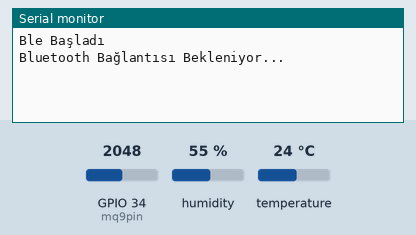
This sketch was run on a simulated ESP32. Shown: the last lines printed to the serial monitor. The inputs (shaded band) are chosen by the test bench; at power-on: temperature 24 °C, GPIO 34 (mq9pin) = 2048, humidity 55 %. Nothing arrives over Bluetooth unless stated; a phone connects over Bluetooth LE 3 s after start.

Above: at 2.8 s.
2.9 s: temperature set to 12 °C
At 4.5 s:
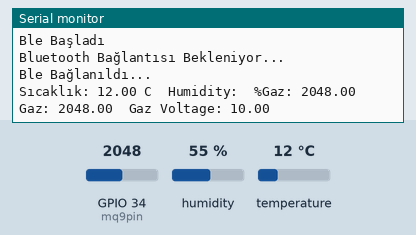
5.6 s: GPIO 34 (mq9pin) set to 2866
At 7.0 s:
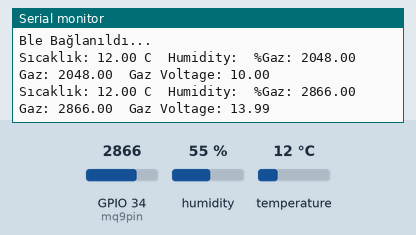
8.3 s: temperature set to 19 °C
At 10.6 s:
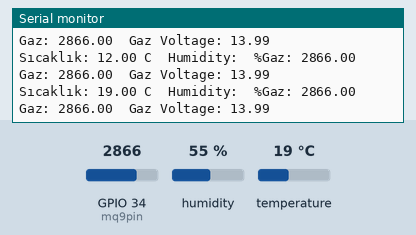
11.0 s: GPIO 34 (mq9pin) set to 3603
At 13.1 s:
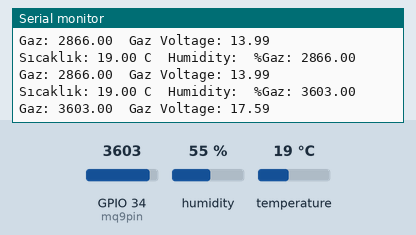
Timing chart, 0 to 14.6 s (numbered marks = the images above; inputs shaded):
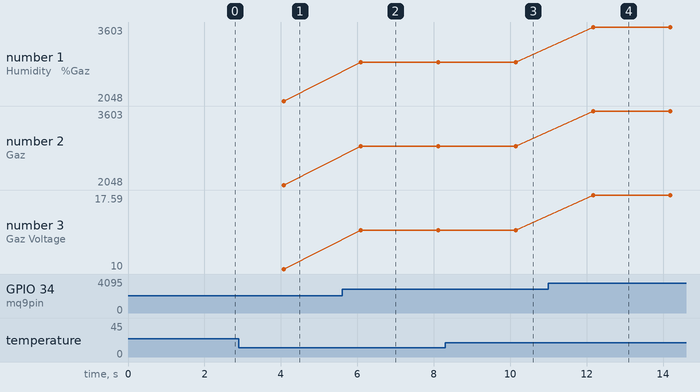

The sketch:

esp32_code.ino
```cpp
#include <BLEDevice.h>
#include <BLEServer.h>
#include <BLEUtils.h>
#include <BLE2902.h>

//DHT 11 sensörü için gerekli işlemler yapılmaktadır.
#include "DHT.h"
#define DHTTYPE DHT11
uint8_t DHTPin = 14;
DHT dht(DHTPin, DHTTYPE);

float temp;
float humidity;
float mq9voltage;
float mq9value;
int mq9pin = 34;

BLEServer* pServer = NULL;
BLECharacteristic* pCharacteristic = NULL;

bool deviceConnected = false;
bool oldDeviceConnected = false;

//ESP32 için SERVICE_UUID ve CHARACTERISTIC_UUID tanımlanıyor.
//Bu UUIDler sayesinde mobil cihazımızın bluetoothuna erişim sağlayabiliriz.
#define SERVICE_UUID        "4fafc201-1fb5-459e-8fcc-c5c9c331914b"
#define CHARACTERISTIC_UUID "beb5483e-36e1-4688-b7f5-ea07361b26a8"

//ESP32 ismi tanımlanmaktadır.
#define ESP32NAME "SmartBreath"

/*int sicaklik_konum=14;

int sicaklik_deger;*/


//Bluetooth bağlantısının gerçekleştirilmesi veya bağlantı kesilme işlemleri tanımlanıyor.
class MyServerCallbacks: public BLEServerCallbacks {
    void onConnect(BLEServer* pServer) {
      deviceConnected = true;
      Serial.println("Ble Bağlanıldı...");
      BLEDevice::startAdvertising();
    };

    void onDisconnect(BLEServer* pServer) {
      Serial.println("Ble Bağlantısı Kesildi...");
      deviceConnected = false;
    }
};

//Sensörlerden alınan verilerin güncellemesi yapılmaktadır.
void updatetemp(float temp2){
  if(temp!=temp2){
    String tempString="";
    tempString+=(int)temp2;
    temp=temp2;
  }
}

void updatehumi(float humidity2){
  if(humidity!=humidity2){
    String humidityString="";
    humidityString+=(int)humidity2;
    humidity=humidity2;
  }
}

//ESP32'nin bluetooth modülü bluetooth düşük güç energy (Bluetooth Low Energy) için ayarlamalar gerçekleştiriliyor.
//Bluetooth Low Energy (BLE) yapılmasının sebebi IOS işletim sistemi kullanan mobil cihazların bluetoothu içindir.
void setup(void)
{
  Serial.begin(115200);
  Serial.println("Ble Başladı");

  dht.begin();
  pinMode(mq9pin, INPUT);

  //pinMode(sicaklik_konum,INPUT);

  // Create the BLE Device
  BLEDevice::init(ESP32NAME);

  // Create the BLE Server
  pServer = BLEDevice::createServer();
  pServer->setCallbacks(new MyServerCallbacks());

  // Create the BLE Service
  BLEService *pService = pServer->createService(SERVICE_UUID);

  // Create a BLE Characteristic
  pCharacteristic = pService->createCharacteristic(
                      CHARACTERISTIC_UUID,
                      BLECharacteristic::PROPERTY_READ   |
                      BLECharacteristic::PROPERTY_WRITE  |
                      BLECharacteristic::PROPERTY_NOTIFY |
                      BLECharacteristic::PROPERTY_INDICATE
                    );

  pCharacteristic->addDescriptor(new BLE2902());

  pService->start();

  // Start advertising
  BLEAdvertising *pAdvertising = BLEDevice::getAdvertising();
  pAdvertising->addServiceUUID(SERVICE_UUID);
  pAdvertising->setScanResponse(false);
  pAdvertising->setMinPreferred(0x0);  // set value to 0x00 to not advertise this parameter
  BLEDevice::startAdvertising();
  Serial.println("Bluetooth Bağlantısı Bekleniyor...");
}

//Sensörlerden veriler alınmaktadır ve bağlı olan bluetootha gönderimi gerçekleştirilmektedir.
void loop(void){
  updatetemp(dht.readTemperature());
  updatehumi(dht.readHumidity());
  mq9value = analogRead(mq9pin);
  mq9voltage = mq9value/1024*5.0;
  if (deviceConnected) {
    /*sicaklik_deger=analogRead(sicaklik_konum);
    Serial.print("Sıcaklık ");
    Serial.print(sicaklik_deger);
    Serial.println("* C");
    char sicaklik[8];
    dtostrf(sicaklik_deger,1,2,sicaklik);
    pCharacteristic->setValue(sicaklik);
    pCharacteristic->notify();*/
    String sonuc="";
    sonuc+=temp;
    sonuc+=",";
    sonuc+=humidity;
    sonuc+=",";
    sonuc+=mq9voltage;
    Serial.print("Sıcaklık: ");
    Serial.print(temp);
    Serial.print(" C");
    Serial.print("\t");
    Serial.print("Humidity: ");
    Serial.print(" %");
    //Serial.print("\t");
    Serial.print("Gaz: ");
    Serial.print(mq9value);
    Serial.println();
    Serial.print("Gaz: ");
    Serial.print(mq9value);
    Serial.print("\t");
    Serial.print("Gaz Voltage: ");
    Serial.print(mq9voltage);
    Serial.println();


    pCharacteristic->setValue((char*)sonuc.c_str());
    pCharacteristic->notify();
    }

   if (!deviceConnected && oldDeviceConnected) {
        delay(500); // give the bluetooth stack the chance to get things ready
        pServer->startAdvertising(); // restart advertising
        Serial.println("start advertising");
        oldDeviceConnected = deviceConnected;
    }
    // connecting
   if (deviceConnected && !oldDeviceConnected) {
        // do stuff here on connecting
        oldDeviceConnected = deviceConnected;
   }

  delay(2000);
}
```

Measured:
- after the input at 2.9 s, the serial monitor: prints a new line after 1.2 s (image 1)
- after the input at 5.6 s, the serial monitor: prints a new line after 0.50 s (image 2)
- after the input at 8.3 s, the serial monitor: prints a new line after 1.8 s (image 3)
- after the input at 11.0 s, the serial monitor: prints a new line after 1.2 s (image 4)
- plotted number 1: 2048 → 2866 after the input at 5.6 s, 2866 → 3603 after the input at 11.0 s
- plotted number 2: 2048 → 2866 after the input at 5.6 s, 2866 → 3603 after the input at 11.0 s
- plotted number 3: 10 → 13.99 after the input at 5.6 s, 13.99 → 17.59 after the input at 11.0 s
